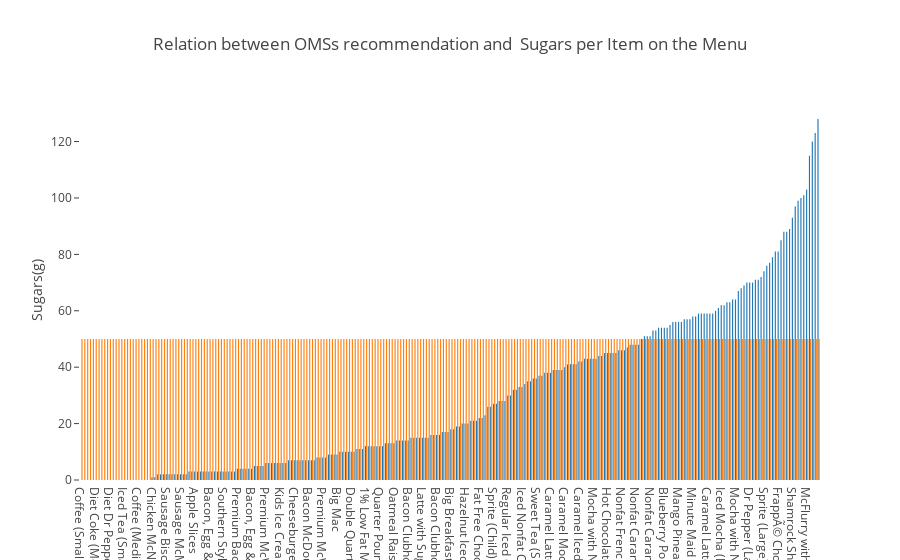

Source (notebook cell):
### Markdown cell above
The OMS have said that the maxium amount of sugar for a person is 50g. Let's see how is the amount of sugar related with the items in the McDonald's menu:

### Code cell
# First let's add a new column to the dataframe, all equal to 50
df_sugars['Amount of Sugar recommended (g)'] = 50

# Let's plot them

trace1 = go.Bar(
    y = df_sugars['Sugars'].values,
    x = df_sugars['Item'].values,
    name='Sugars(g)'
)
trace2 = go.Bar(
    y = df_sugars['Amount of Sugar recommended (g)'].values,
    x = df_sugars['Item'].values,
    name='Recommended value of sugar OMS (g)'
)

data = [trace1, trace2]
layout = go.Layout(
    barmode='group'
)

layout= go.Layout(
    autosize= True,
    title= 'Relation between OMSs recommendation and  Sugars per Item on the Menu',
    hovermode= 'closest',
    xaxis=dict(
        showgrid=False,
        zeroline=False,
        showline=False
    ),
    yaxis=dict(
        title= 'Sugars(g)',
        ticklen= 5,
        gridwidth= 2,
        showgrid=False,
        zeroline=False,
        showline=False
    ),
    showlegend= False
)
fig = go.Figure(data=data, layout=layout)
py.iplot(fig, filename='grouped-bar')

### Figure 1 — Plotly figure (JSON) as saved in the notebook; plotly's stock layout.template omitted (floating-point values rounded to 4 significant figures; data arrays with more than 128 entries replaced by an {"elided": "..."} marker saying what was removed)
{"data": [{"name": "Sugars(g)", "type": "bar", "x": {"elided": "260 str values"}, "y": {"elided": "260 int values"}}, {"name": "Recommended value of sugar OMS (g)", "type": "bar", "x": {"elided": "260 str values"}, "y": {"elided": "260 int values"}}], "layout": {"autosize": true, "hovermode": "closest", "showlegend": false, "title": "Relation between OMSs recommendation and  Sugars per Item on the Menu", "xaxis": {"showgrid": false, "showline": false, "zeroline": false}, "yaxis": {"gridwidth": 2, "showgrid": false, "showline": false, "ticklen": 5, "title": "Sugars(g)", "zeroline": false}}}
